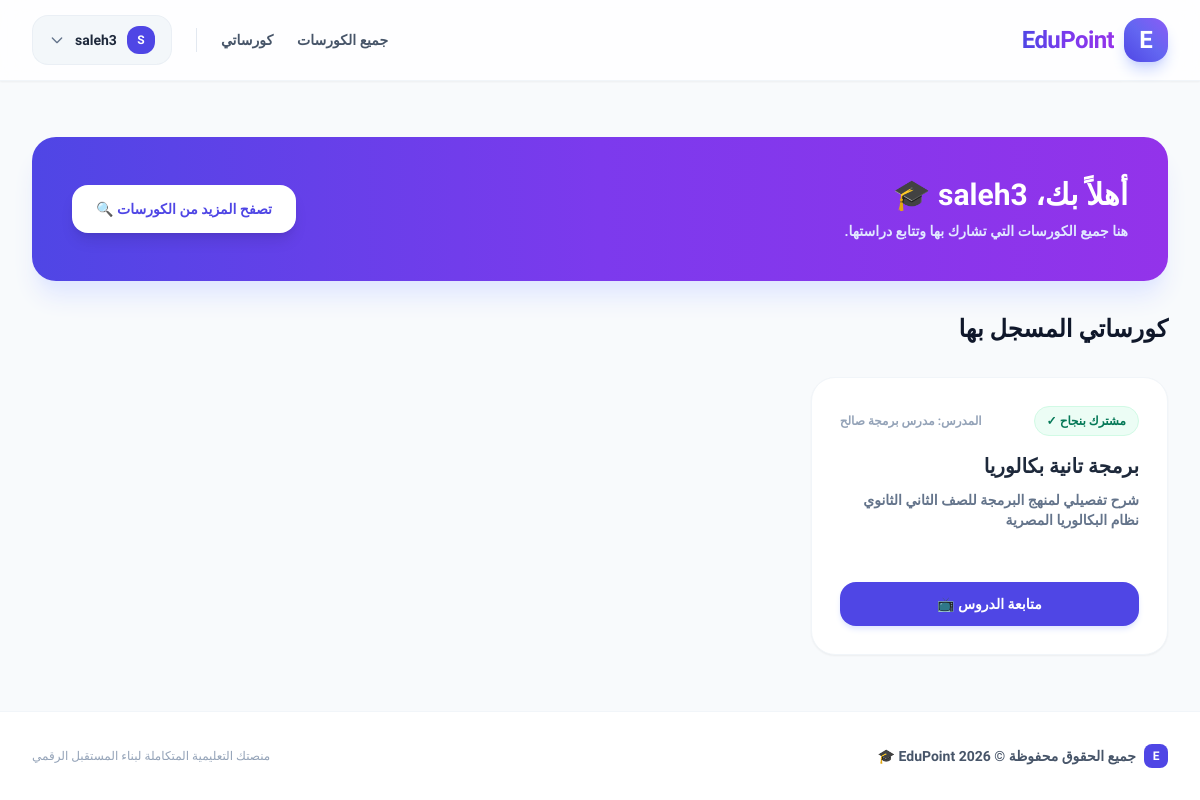
The app's page /my-courses/ (signed in) with its own data.
### courses/models.py (models this page shows, shortened)
class Enrollment(models.Model):
  student = models.ForeignKey(
      User, on_delete=models.CASCADE, related_name='enrollments'
  )
  course = models.ForeignKey(
      Course, on_delete=models.CASCADE, related_name='enrollee_set'
  )
  enrolled_at = models.DateTimeField(auto_now_add=True)

class Course(models.Model):
  title = models.CharField(max_length=200)
  description = models.TextField()
  instructor = models.ForeignKey(
      User, on_delete=models.CASCADE, related_name='courses'
  )
  price = models.DecimalField(max_digits=8, decimal_places=2, default=0.00)
  is_free = models.BooleanField(default=True)
  created_at = models.DateTimeField(auto_now_add=True)

### accounts/models.py (models this page shows, shortened)
class UserProfile(models.Model):
  USER_TYPE_CHOICES = (
      ('student', 'طالب'),
      ('instructor', 'مدرس'),
  )
  user = models.OneToOneField(User, on_delete=models.CASCADE)
  user_type = models.CharField(
      max_length=20, choices=USER_TYPE_CHOICES, default='student'
  )
  full_name = models.CharField(max_length=150, blank=True, null=True, verbose_name="الاسم الكامل للشهادات")
  phone = models.CharField(max_length=20, blank=True, null=True, verbose_name="رقم الهاتف")
  bio = models.TextField(blank=True, null=True)

### courses/views.py (the view)
# urls.py: path('my-courses/', views.student_dashboard, name='student_dashboard'),
@login_required
def student_dashboard(request):
  enrollments = Enrollment.objects.filter(student=request.user)
  last_progress = LessonProgress.objects.filter(
      student=request.user, is_completed=False, watched_seconds__gt=0
  ).order_by('-completed_at').first()
  return render(
      request,
      'courses/student_dashboard.html',
      {
          'enrollments': enrollments,
          'last_progress': last_progress,
      },
  )

### templates/courses/student_dashboard.html (shortened to what this page needs)
{% extends 'base.html' %}
{% block content %}
<div class="space-y-8">
    <div class="bg-gradient-to-r from-indigo-600 via-violet-600 to-purple-600 rounded-3xl p-6 sm:p-10 text-white shadow-xl shadow-indigo-100 flex flex-col md:flex-row justify-between items-start md:items-center gap-6">
        <div class="space-y-2">
            <h1 class="text-2xl sm:text-3xl font-black">أهلاً بك، {{ request.user.username }} 🎓</h1>
            <p class="text-indigo-100 text-xs sm:text-sm font-semibold">هنا جميع الكورسات التي تشارك بها وتتابع دراستها.</p>
        </div>
        <a href="{% url 'course_list' %}" class="bg-white text-indigo-600 font-bold px-6 py-3.5 rounded-2xl hover:bg-slate-50 transition shadow-lg text-xs sm:text-sm whitespace-nowrap">
            تصفح المزيد من الكورسات 🔍
        </a>
    </div>
    <h2 class="text-xl sm:text-2xl font-black text-slate-900">كورساتي المسجل بها</h2>
    <div class="grid grid-cols-1 md:grid-cols-2 lg:grid-cols-3 gap-6 sm:gap-8">
        {% for enrollment in enrollments %}
        <div class="bg-white rounded-3xl shadow-sm hover:shadow-xl hover:-translate-y-1 transition-all duration-300 overflow-hidden border border-slate-100 flex flex-col justify-between group">
            <div class="p-6 sm:p-7">
                <div class="flex justify-between items-center mb-4">
                    <span class="text-xs font-extrabold px-3 py-1.5 rounded-full bg-emerald-50 text-emerald-700 border border-emerald-100">مشترك بنجاح ✓</span>
                    <span class="text-xs text-slate-400 font-semibold">المدرس: {% if enrollment.course.instructor.userprofile.full_name %}{{ enrollment.course.instructor.userprofile.full_name }}{% else %}{{ enrollment.course.instructor.username }}{% endif %}</span>
                </div>
                <h3 class="text-lg sm:text-xl font-bold text-slate-800 mb-2.5 group-hover:text-indigo-600 transition">{{ enrollment.course.title }}</h3>
                <p class="text-slate-500 text-xs sm:text-sm leading-relaxed line-clamp-3 mb-6 font-semibold">{{ enrollment.course.description }}</p>
            </div>
            <div class="px-6 pb-6 sm:px-7 sm:pb-7 pt-0">
                <a href="{% url 'course_detail' enrollment.course.id %}" class="block text-center w-full bg-indigo-600 hover:bg-indigo-700 text-white font-bold py-3 rounded-2xl transition duration-200 shadow-md shadow-indigo-100 text-xs sm:text-sm">
                    متابعة الدروس 📺
                </a>
            </div>
        </div>
        {% endfor %}
    </div>
</div>
{% endblock %}

### templates/base.html (shortened to what this page needs)
<!DOCTYPE html>
<html lang="ar" dir="rtl">
<head>
    <script src="https://cdn.tailwindcss.com"></script>
</head>
<body class="bg-slate-50 text-slate-800 flex flex-col min-h-screen selection:bg-indigo-500 selection:text-white antialiased">
    <nav class="bg-white/80 backdrop-blur-lg shadow-sm border-b border-slate-100 sticky top-0 z-50 transition-all duration-300" x-data="{ mobileMenuOpen: false }">
        <div class="max-w-7xl mx-auto px-4 sm:px-6 lg:px-8">
            <div class="flex justify-between h-20 items-center">
                <div class="flex items-center space-x-reverse space-x-3">
                    <a href="{% url 'course_list' %}" class="flex items-center space-x-reverse space-x-2.5 group">
                        <div class="w-11 h-11 rounded-2xl bg-gradient-to-tr from-indigo-600 via-indigo-500 to-violet-500 flex items-center justify-center text-white text-2xl font-black shadow-lg shadow-indigo-200 group-hover:scale-105 group-hover:rotate-3 transition duration-300">
                            E
                        </div>
                        <span class="text-2xl font-black bg-gradient-to-r from-indigo-600 via-violet-600 to-purple-600 bg-clip-text text-transparent tracking-tight">EduPoint</span>
                    </a>
                </div>
                <div class="hidden md:flex items-center space-x-reverse space-x-6">
                    <a href="{% url 'course_list' %}" class="text-slate-600 hover:text-indigo-600 font-bold text-sm transition-colors duration-200">جميع الكورسات</a>
                    {% if user.is_authenticated %}
                        {% if user.userprofile.user_type == 'instructor' %}
                            <a href="{% url 'instructor_dashboard' %}" class="text-slate-600 hover:text-indigo-600 font-bold text-sm transition-colors duration-200">لوحة المدرس</a>
                            <a href="{% url 'create_course' %}" class="bg-gradient-to-r from-indigo-600 to-violet-600 text-white px-5 py-2.5 rounded-2xl hover:from-indigo-700 hover:to-violet-700 transition duration-300 shadow-md shadow-indigo-200 hover:shadow-lg hover:shadow-indigo-300 text-sm font-bold flex items-center gap-2 group">
                                <span class="group-hover:rotate-90 transition duration-300">➕</span>
                                <span>إضافة كورس</span>
                            </a>
                        {% else %}
                            <a href="{% url 'student_dashboard' %}" class="text-slate-600 hover:text-indigo-600 font-bold text-sm transition-colors duration-200">كورساتي</a>
                        {% endif %}
                        <div class="relative" x-data="{ open: false }">
                            <button @click="open = !open" @click.away="open = false" class="flex items-center gap-2.5 bg-slate-100/80 hover:bg-slate-200/80 text-slate-800 font-bold text-sm px-4 py-2.5 rounded-2xl transition duration-200 outline-none border border-slate-200/50">
                                <div class="w-7 h-7 rounded-xl bg-indigo-600 text-white flex items-center justify-center text-xs font-black">
                                    {{ user.username|slice:":1"|upper }}
                                </div>
                                <span class="truncate max-w-[120px]">{{ user.username }}</span>
                                <svg class="w-4 h-4 text-slate-500 transition-transform duration-200" :class="{ 'rotate-180': open }" fill="none" stroke="currentColor" viewBox="0 0 24 24"><path stroke-linecap="round" stroke-linejoin="round" stroke-width="2" d="M19 9l-7 7-7-7"></path></svg>
                            </button>
                        </div>
                    {% endif %}
                </div>
            </div>
        </div>
    </nav>
    <main class="flex-grow max-w-7xl w-full mx-auto px-4 sm:px-6 lg:px-8 py-6 sm:py-10">
        {% block content %}{% endblock %}
    </main>
    <footer class="bg-white border-t border-slate-100 py-8 text-slate-400 text-sm mt-auto">
        <div class="max-w-7xl mx-auto px-4 sm:px-6 lg:px-8 flex flex-col sm:flex-row items-center justify-between gap-4 text-center sm:text-right">
            <div class="flex items-center gap-2">
                <div class="w-6 h-6 rounded-lg bg-indigo-600 text-white flex items-center justify-center text-xs font-black">E</div>
                <p class="font-bold text-slate-600">جميع الحقوق محفوظة &copy; 2026 EduPoint 🎓</p>
            </div>
            <p class="text-xs text-slate-400">منصتك التعليمية المتكاملة لبناء المستقبل الرقمي</p>
        </div>
    </footer>
</body>
</html>

### templates/base.html (style rules this page uses)
body { font-family: 'Cairo', sans-serif; }

### records on screen
Enrollment: course.instructor.userprofile.full_name "مدرس برمجة صالح", course "برمجة تانية بكالوريا", course.description "شرح تفصيلي لمنهج البرمجة للصف الثاني الثانوي نظام البكالوريا المصرية"

### other values on screen
{{ user.username|slice:":1"|upper }} "S"
{{ user.username }} "saleh3"
